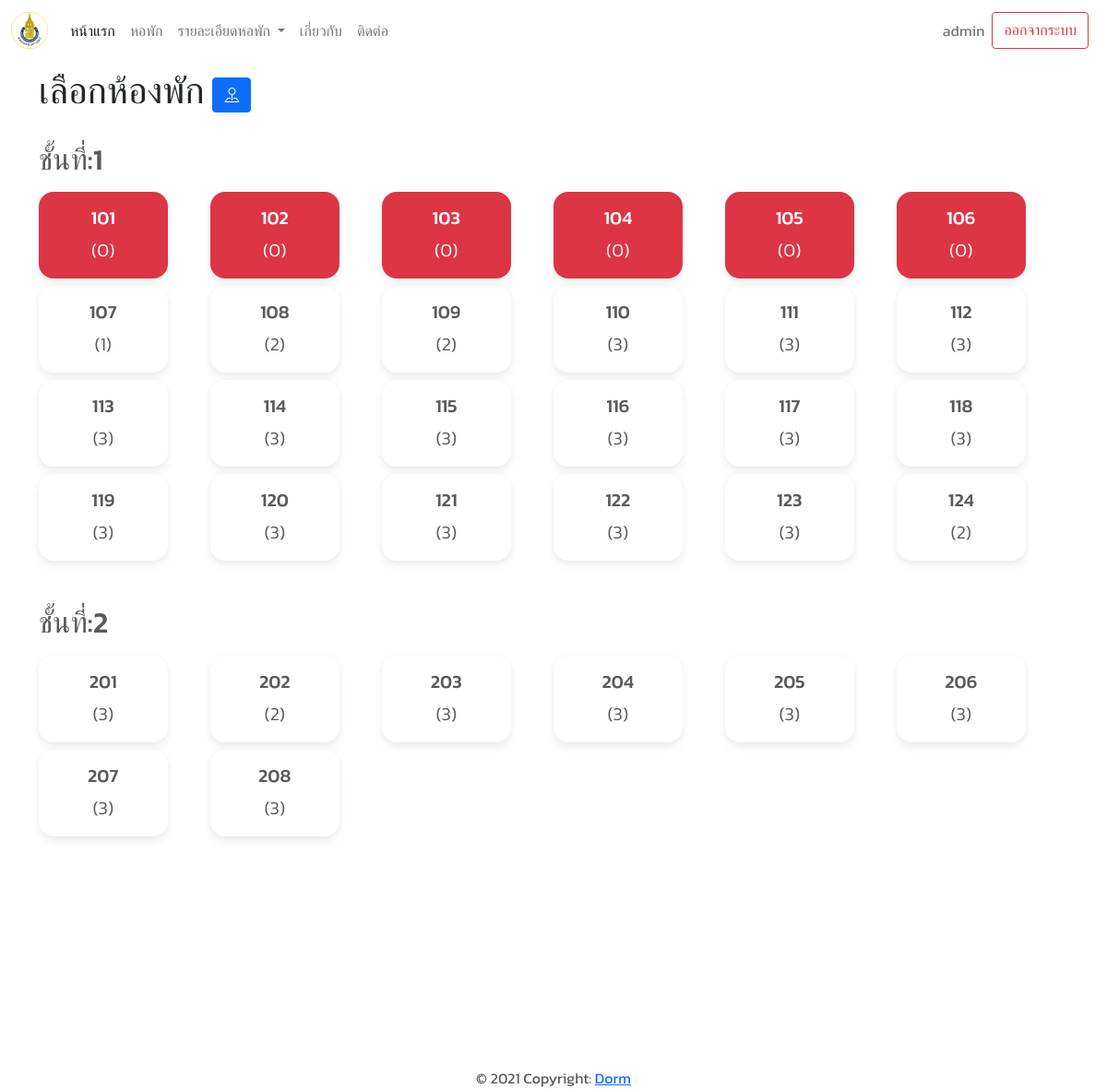
Page /dorm/room/2/ (signed in) on the earlier database version.
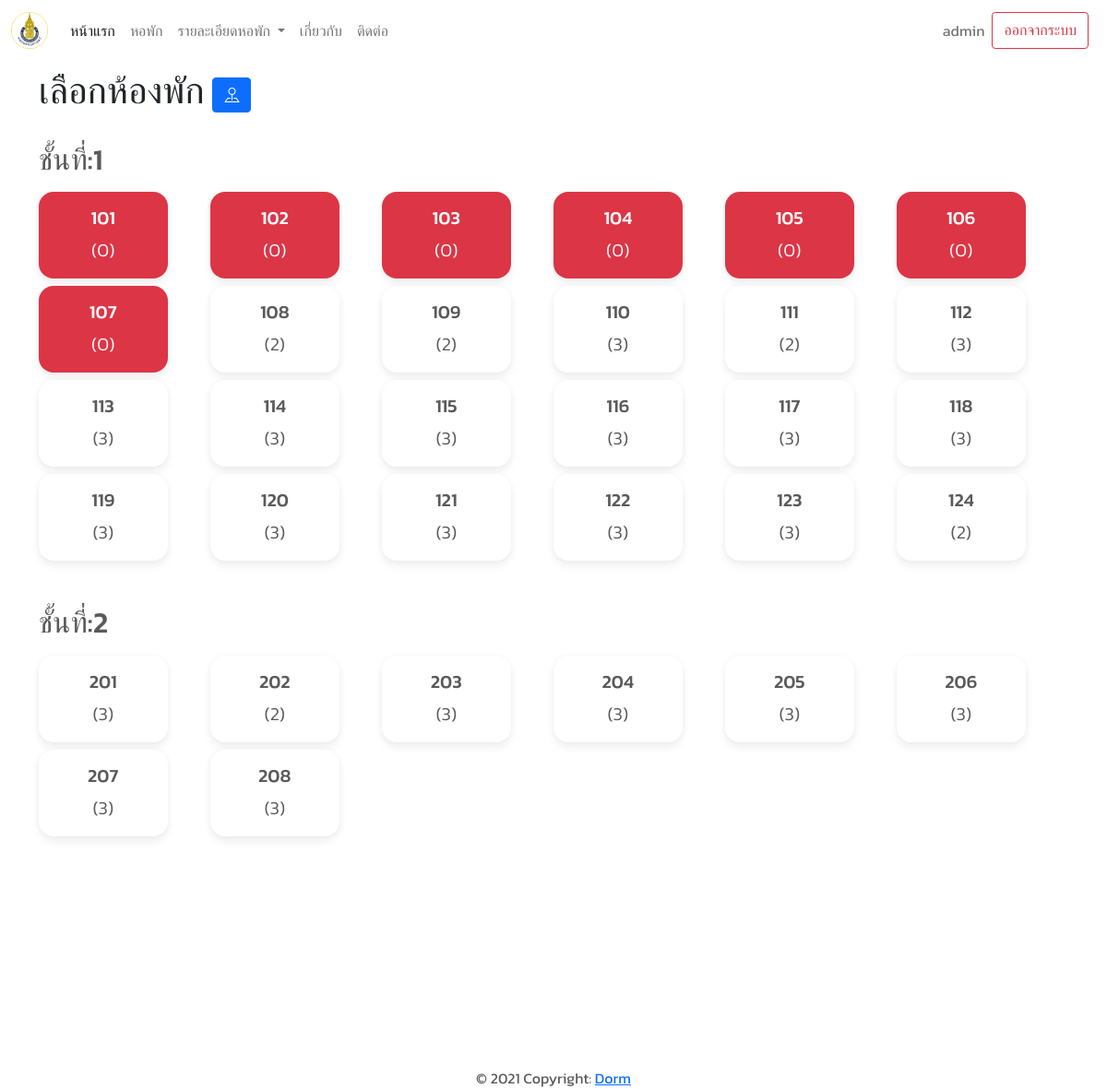
Same page on the later database version.
### dorm/models.py (models this page shows, shortened)
class Floor(models.Model):
    dorm_name = models.ForeignKey(Dormitory, on_delete=models.PROTECT, related_name='dormitory',
                                  related_query_name="dormitory",
                                  verbose_name="ชื่อหอพัก")
    number = models.PositiveIntegerField(default=1, verbose_name="ชั้น")

class Room(models.Model):
    TYPE_IN_ROOM = [('MALE', 'ผู้ชาย'), ('FEMALE', 'ผู้หญิง')]
    floor = models.ForeignKey(Floor, on_delete=models.PROTECT, related_name="floor", related_query_name="floor",
                              verbose_name="ชั้น")
    room_id = models.CharField(max_length=10, blank=True, null=True, unique=True, verbose_name="เลขห้อง")
    room_type = models.CharField(max_length=10, choices=TYPE_IN_ROOM, verbose_name="ประเภทห้องพัก")
    amount = models.PositiveIntegerField(default=3, verbose_name="จำนวน")
    is_status = models.BooleanField(default=True, verbose_name="สถานะของห้อง")

### dorm/views.py (the view)
# urls.py: path("room/<int:pk>/", views.RoomView.as_view(), name="room-name")
class RoomView(LoginRequiredMixin, View):
    login_url = "login"
    def get(self, request, pk):
        context = {}
        dorm = get_object_or_404(Dormitory, pk=pk, is_active=True)
        context["floors"] = dorm.dormitory.all()
        return render(request, "dorm/room.html", context)

### main/context_processors.py (called while the page is built)
def all_dormitory(self):
	dorms = Dormitory.objects.all()
	return dict(dorms= dorms )

### dorm/templates/dorm/room.html (shortened to what this page needs)
{% extends "base.html" %}
{% load static %}
{% block content %}
    <section id="room">
        <div class="container ">
            <p class="text-dark  h1 py-2"> เลือกห้องพัก <span>
                <button type="button" class="btn btn-primary" data-bs-toggle="modal" data-bs-target="#exampleModal">
                     <i class="bi bi-pin-map"></i>
                 </button></span>
            </p>
            {% for floor in floors %}
                <h2 class="mb-2 mt-4">ชั้นที่:{{ floor.number }}</h2>
                <div class="d-flex flex-row flex-wrap mb-5">
                    {% for room in floor.floor.all %}
                        <div class="col-lg-2 col-md-3 col-4  mt-2 ">
                            <div class="card w-75 sm-w-100 text-center lead {% if room.amount == 0 %}bg-danger text-light{% endif %}">
                                <form method="POST" action="{% url 'confirm' %}" id="{{ room.id }}">
                                    <div class="card-body"
                                            {% if room.amount != 0 %} onclick="submitform({{ room.id }}) {% endif %}">
                                        <h5 class="card-title">{{ room.room_id }}</h5>
                                        <p class="card-text">({{ room.amount }})</p>
                                    </div>
                                </form>
                            </div>
                        </div>
                    {% endfor %}
                </div>
            {% endfor %}
        </div>
    </section>
{% endblock %}

### templates/base.html (shortened to what this page needs)
{% load static %}
<!doctype html>
<html lang="en">
<head>
    <link href="https://cdn.jsdelivr.net/npm/bootstrap@5.0.1/dist/css/bootstrap.min.css" rel="stylesheet"
>
    <link href="{% static  'css/carousel.css' %}" rel="stylesheet">
    <link rel="stylesheet" href="{% static "css/style.css" %}">
    <link rel="stylesheet" href="https://cdn.jsdelivr.net/npm/bootstrap-icons@1.5.0/font/bootstrap-icons.css">
</head>
<body class="p-0">
<div id="page-container">
    {% include "include/navbar.html" %}
    <div id="content-wrap">
        {% block content %}
        {% endblock %}
    </div>
    {% include "include/footer.html" %}
</div>
</body>
</html>

### templates/include/navbar.html (shortened to what this page needs)
{% load static %}
<nav class="navbar navbar-expand-lg navbar-light ">
    <div class="container-fluid">
        <a class="navbar-brand" href="{% url 'index' %}">
                <img src="{% static 'images/pic/medpsu.png' %}" alt=""  height="40">
            </a>
            <div class="collapse navbar-collapse" id="navbarSupportedContent">
                <ul class="navbar-nav me-auto mb-2 mb-lg-0">
                    <li class="nav-item">
                        <a class="nav-link active" aria-current="page" href="{% url 'index' %}">หน้าแรก</a>
                    </li>
                    <li class="nav-item">
                        <a class="nav-link" href="{% url 'dorm' %}">หอพัก</a>
                    </li>
                    <li class="nav-item dropdown">
                        <a class="nav-link dropdown-toggle" href="#" id="navbarDropdown" role="button"
                           data-bs-toggle="dropdown" aria-expanded="false">
                            รายละเอียดหอพัก
                        </a>
                    </li>
                    <li class="nav-item">
                        <a class="nav-link" href="#">เกี่ยวกับ</a>
                    </li>
                    <li class="nav-item">
                        <a class="nav-link" href="#">ติดต่อ</a>
                    </li>
                </ul>
                <ul class="navbar-nav mb-2 mb-lg-0">
                    {% if request.user.is_authenticated %}
                        <li class="nav-item"><a class="nav-link" href="#">{{ request.user }}</a></li>
                        <a href="{% url 'logout' %}" class="btn btn-outline-danger me-2 my-sm-0" type="button">ออกจากระบบ</a>
                    {% else %}
                        <a href="{% url 'login' %}" class="btn btn-outline-success me-2 my-sm-0" type="button">เข้าสู่ระบบ</a>
                        &nbsp;
                    {% endif %}
                </ul>
            </div>
    </div>
</nav>

### templates/include/footer.html
<footer class="page-footer font-small blue " id="footer">
    <div class="footer-copyright text-center py-3 ">© 2021 Copyright:
        <a href="#"> Dorm</a>
    </div>
</footer>

### static/css/carousel.css (style rules this page uses)
body { padding-top: 3rem; padding-bottom: 3rem; color: #5a5a5a; }

### static/css/style.css (style rules this page uses)
* { font-family: 'Kanit', sans-serif !important; }
#page-container { position: relative; min-height: 100vh; }
#content-wrap { padding-bottom: 2.5rem; }
#footer { position: absolute; bottom: 0; width: 100%; height: 2.5rem; }

### dorm/templates/dorm/room.html (style rules this page uses)
.card { background: #fff; box-shadow: 0 6px 10px rgba(0, 0, 0, .06), 0 0 6px rgba(0, 0, 0, .04); transition: .3s transform cubic-bezier(.155, 1.105, .295, 1.12), .3s box-shadow, .3s -webkit-transform cubic-bezier(.155, 1.105, .295, 1.12); border: 0; border-radius: 1rem }
.container { height: 75vh; overflow: auto; background: #fff; }

Differences in the rows shown:
changed Room (number 7 of 32 on the later page): amount "1" → "0"
changed Room (number 11 of 32 on the later page): amount "3" → "2"
